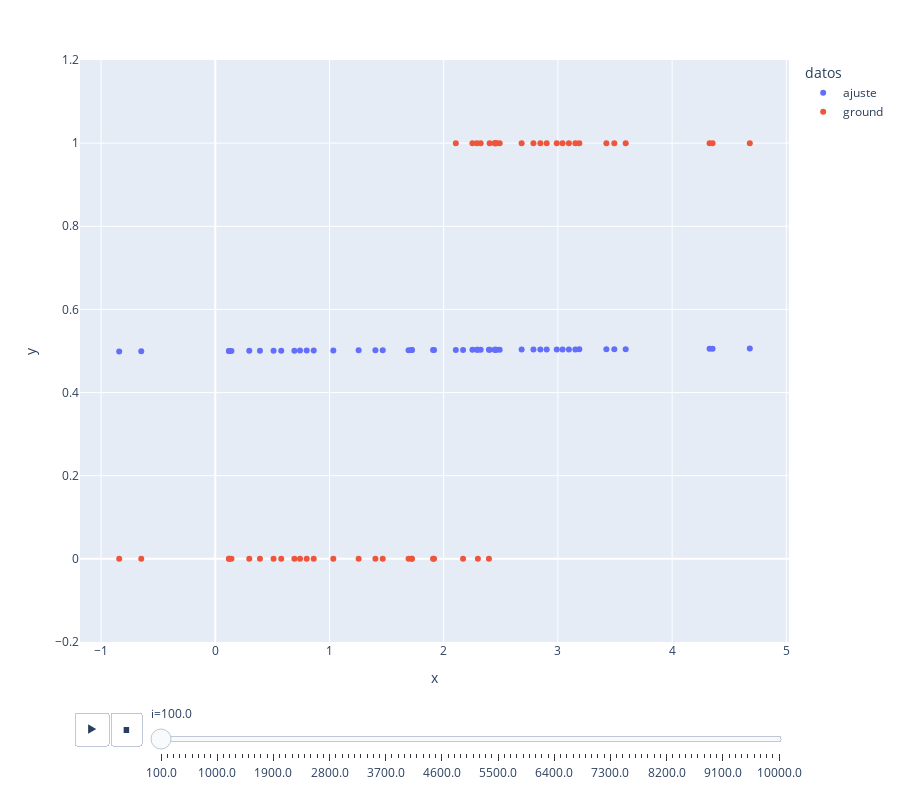

Notebook code cell kept with this figure:
### Code cell
px.scatter(df, x="x", y="y", color='datos', animation_frame="i",range_y=[-0.2,1.2],height=800)

### Figure 1 — Plotly figure (JSON) as saved in the notebook; plotly's stock layout.template omitted (floating-point values rounded to 4 significant figures)
{"data": [{"hoverlabel": {"namelength": 0}, "hovertemplate": "datos=ajuste<br>i=100.0<br>x=%{x}<br>y=%{y}", "legendgroup": "ajuste", "marker": {"color": "#636efa", "symbol": "circle"}, "mode": "markers", "name": "ajuste", "showlegend": true, "type": "scatter", "x": ["4.327841741687896", "0.14162510227506353", "1.7212725764742365", "4.680204109183074", "2.251384452592745", "-0.8412309575042263", "2.989868320864879", "2.289896828732131", "3.152732387733973", "0.12008698614877522", "1.90701555386835", "0.8620574339596514", "2.3238354868010243", "2.9016878195850815", "2.395849411373184", "2.7856895362991874", "1.9157789678716912", "2.682597178515218", "2.40227336499933", "0.5774625981892354", "3.424284373390549", "1.4662521709726577", "3.1875325582536735", "0.8005036996180719", "0.5105948690799397", "2.4904034827445174", "2.2994762909305937", "3.040646203820823", "2.463003095330545", "1.7206847594115295", "2.4530177126605333", "2.846531558110708", "0.29771326566290257", "1.4019954711214946", "2.1696863496359793", "3.0961271619853035", "2.4502618399043206", "1.0337709973724742", "1.692326103459743", "3.4937624877659355", "3.5936353284618683", "2.106151721091778", "2.4466713986197526", "0.11950465822966294", "4.353963680822197", "0.7420662367891939", "-0.6481125675981234", "1.2552312768456788", "0.6927565162652675", "0.39103447928391777"], "xaxis": "x", "y": ["0.5053542662146714", "0.5001752206993333", "0.5021295714415419", "0.5057901600634923", "0.5027854178895043", "0.4989592179108869", "0.5036990425655811", "0.5028330644763113", "0.5039005287985748", "0.5001485734209393", "0.5023593708119218", "0.5010665488045715", "0.5028750525263457", "0.5035899501199652", "0.5029641461987814", "0.5034464424058489", "0.5023702127969943", "0.5033189008288607", "0.5029720937307481", "0.5007144449249974", "0.5042364747418621", "0.5018140612779106", "0.5039435814436974", "0.5009903939210674", "0.5006317153149931", "0.5030811256421883", "0.5028449159489157", "0.5037618622289082", "0.5030472267439832", "0.5021288441986196", "0.5030348731353701", "0.5035217134151497", "0.5003683352631085", "0.5017345629237475", "0.5026843427922552", "0.5038305001478577", "0.5030314636536242", "0.5012789942357264", "0.5020937590685826", "0.5043224278127345", "0.5044459824924183", "0.5026057389942389", "0.5030270216687186", "0.5001478529561432", "0.5053865809421737", "0.50091809447665", "0.4991981460714998", "0.5015529860198246", "0.5008570879411486", "0.5004837935877553"], "yaxis": "y"}, {"hoverlabel": {"namelength": 0}, "hovertemplate": "datos=ground<br>i=100.0<br>x=%{x}<br>y=%{y}", "legendgroup": "ground", "marker": {"color": "#EF553B", "symbol": "circle"}, "mode": "markers", "name": "ground", "showlegend": true, "type": "scatter", "x": ["4.327841741687896", "0.14162510227506353", "1.7212725764742365", "4.680204109183074", "2.251384452592745", "-0.8412309575042263", "2.989868320864879", "2.289896828732131", "3.152732387733973", "0.12008698614877522", "1.90701555386835", "0.8620574339596514", "2.3238354868010243", "2.9016878195850815", "2.395849411373184", "2.7856895362991874", "1.9157789678716912", "2.682597178515218", "2.40227336499933", "0.5774625981892354", "3.424284373390549", "1.4662521709726577", "3.1875325582536735", "0.8005036996180719", "0.5105948690799397", "2.4904034827445174", "2.2994762909305937", "3.040646203820823", "2.463003095330545", "1.7206847594115295", "2.4530177126605333", "2.846531558110708", "0.29771326566290257", "1.4019954711214946", "2.1696863496359793", "3.0961271619853035", "2.4502618399043206", "1.0337709973724742", "1.692326103459743", "3.4937624877659355", "3.5936353284618683", "2.106151721091778", "2.4466713986197526", "0.11950465822966294", "4.353963680822197", "0.7420662367891939", "-0.6481125675981234", "1.2552312768456788", "0.6927565162652675", "0.39103447928391777"], "xaxis": "x", "y": ["1", "0", "0", "1", "1", "0", "1", "1", "1", "0", "0", "0", "1", "1", "0", "1", "0", "1", "1", "0", "1", "0", "1", "0", "0", "1", "0", "1", "1", "0", "1", "1", "0", "0", "0", "1", "1", "0", "0", "1", "1", "1", "1", "0", "1", "0", "0", "0", "0", "0"], "yaxis": "y"}], "layout": {"height": 800, "legend": {"title": {"text": "datos"}, "tracegroupgap": 0}, "margin": {"t": 60}, "sliders": [{"active": 0, "currentvalue": {"prefix": "i="}, "len": 0.9, "pad": {"b": 10, "t": 60}, "steps": [{"args": [["100.0"], {"frame": {"duration": 0, "redraw": false}, "fromcurrent": true, "mode": "immediate", "transition": {"duration": 0, "easing": "linear"}}], "label": "100.0", "method": "animate"}, {"args": [["200.0"], {"frame": {"duration": 0, "redraw": false}, "fromcurrent": true, "mode": "immediate", "transition": {"duration": 0, "easing": "linear"}}], "label": "200.0", "method": "animate"}, {"args": [["300.0"], {"frame": {"duration": 0, "redraw": false}, "fromcurrent": true, "mode": "immediate", "transition": {"duration": 0, "easing": "linear"}}], "label": "300.0", "method": "animate"}, {"args": [["400.0"], {"frame": {"duration": 0, "redraw": false}, "fromcurrent": true, "mode": "immediate", "transition": {"duration": 0, "easing": "linear"}}], "label": "400.0", "method": "animate"}, {"args": [["500.0"], {"frame": {"duration": 0, "redraw": false}, "fromcurrent": true, "mode": "immediate", "transition": {"duration": 0, "easing": "linear"}}], "label": "500.0", "method": "animate"}, {"args": [["600.0"], {"frame": {"duration": 0, "redraw": false}, "fromcurrent": true, "mode": "immediate", "transition": {"duration": 0, "easing": "linear"}}], "label": "600.0", "method": "animate"}, {"args": [["700.0"], {"frame": {"duration": 0, "redraw": false}, "fromcurrent": true, "mode": "immediate", "transition": {"duration": 0, "easing": "linear"}}], "label": "700.0", "method": "animate"}, {"args": [["800.0"], {"frame": {"duration": 0, "redraw": false}, "fromcurrent": true, "mode": "immediate", "transition": {"duration": 0, "easing": "linear"}}], "label": "800.0", "method": "animate"}, {"args": [["900.0"], {"frame": {"duration": 0, "redraw": false}, "fromcurrent": true, "mode": "immediate", "transition": {"duration": 0, "easing": "linear"}}], "label": "900.0", "method": "animate"}, {"args": [["1000.0"], {"frame": {"duration": 0, "redraw": false}, "fromcurrent": true, "mode": "immediate", "transition": {"duration": 0, "easing": "linear"}}], "label": "1000.0", "method": "animate"}, {"args": [["1100.0"], {"frame": {"duration": 0, "redraw": false}, "fromcurrent": true, "mode": "immediate", "transition": {"duration": 0, "easing": "linear"}}], "label": "1100.0", "method": "animate"}, {"args": [["1200.0"], {"frame": {"duration": 0, "redraw": false}, "fromcurrent": true, "mode": "immediate", "transition": {"duration": 0, "easing": "linear"}}], "label": "1200.0", "method": "animate"}, {"args": [["1300.0"], {"frame": {"duration": 0, "redraw": false}, "fromcurrent": true, "mode": "immediate", "transition": {"duration": 0, "easing": "linear"}}], "label": "1300.0", "method": "animate"}, {"args": [["1400.0"], {"frame": {"duration": 0, "redraw": false}, "fromcurrent": true, "mode": "immediate", "transition": {"duration": 0, "easing": "linear"}}], "label": "1400.0", "method": "animate"}, {"args": [["1500.0"], {"frame": {"duration": 0, "redraw": false}, "fromcurrent": true, "mode": "immediate", "transition": {"duration": 0, "easing": "linear"}}], "label": "1500.0", "method": "animate"}, {"args": [["1600.0"], {"frame": {"duration": 0, "redraw": false}, "fromcurrent": true, "mode": "immediate", "transition": {"duration": 0, "easing": "linear"}}], "label": "1600.0", "method": "animate"}, {"args": [["1700.0"], {"frame": {"duration": 0, "redraw": false}, "fromcurrent": true, "mode": "immediate", "transition": {"duration": 0, "easing": "linear"}}], "label": "1700.0", "method": "animate"}, {"args": [["1800.0"], {"frame": {"duration": 0, "redraw": false}, "fromcurrent": true, "mode": "immediate", "transition": {"duration": 0, "easing": "linear"}}], "label": "1800.0", "method": "animate"}, {"args": [["1900.0"], {"frame": {"duration": 0, "redraw": false}, "fromcurrent": true, "mode": "immediate", "transition": {"duration": 0, "easing": "linear"}}], "label": "1900.0", "method": "animate"}, {"args": [["2000.0"], {"frame": {"duration": 0, "redraw": false}, "fromcurrent": true, "mode": "immediate", "transition": {"duration": 0, "easing": "linear"}}], "label": "2000.0", "method": "animate"}, {"args": [["2100.0"], {"frame": {"duration": 0, "redraw": false}, "fromcurrent": true, "mode": "immediate", "transition": {"duration": 0, "easing": "linear"}}], "label": "2100.0", "method": "animate"}, {"args": [["2200.0"], {"frame": {"duration": 0, "redraw": false}, "fromcurrent": true, "mode": "immediate", "transition": {"duration": 0, "easing": "linear"}}], "label": "2200.0", "method": "animate"}, {"args": [["2300.0"], {"frame": {"duration": 0, "redraw": false}, "fromcurrent": true, "mode": "immediate", "transition": {"duration": 0, "easing": "linear"}}], "label": "2300.0", "method": "animate"}, {"args": [["2400.0"], {"frame": {"duration": 0, "redraw": false}, "fromcurrent": true, "mode": "immediate", "transition": {"duration": 0, "easing": "linear"}}], "label": "2400.0", "method": "animate"}, {"args": [["2500.0"], {"frame": {"duration": 0, "redraw": false}, "fromcurrent": true, "mode": "immediate", "transition": {"duration": 0, "easing": "linear"}}], "label": "2500.0", "method": "animate"}, {"args": [["2600.0"], {"frame": {"duration": 0, "redraw": false}, "fromcurrent": true, "mode": "immediate", "transition": {"duration": 0, "easing": "linear"}}], "label": "2600.0", "method": "animate"}, {"args": [["2700.0"], {"frame": {"duration": 0, "redraw": false}, "fromcurrent": true, "mode": "immediate", "transition": {"duration": 0, "easing": "linear"}}], "label": "2700.0", "method": "animate"}, {"args": [["2800.0"], {"frame": {"duration": 0, "redraw": false}, "fromcurrent": true, "mode": "immediate", "transition": {"duration": 0, "easing": "linear"}}], "label": "2800.0", "method": "animate"}, {"args": [["2900.0"], {"frame": {"duration": 0, "redraw": false}, "fromcurrent": true, "mode": "immediate", "transition": {"duration": 0, "easing": "linear"}}], "label": "2900.0", "method": "animate"}, {"args": [["3000.0"], {"frame": {"duration": 0, "redraw": false}, "fromcurrent": true, "mode": "immediate", "transition": {"duration": 0, "easing": "linear"}}], "label": "3000.0", "method": "animate"}, {"args": [["3100.0"], {"frame": {"duration": 0, "redraw": false}, "fromcurrent": true, "mode": "immediate", "transition": {"duration": 0, "easing": "linear"}}], "label": "3100.0", "method": "animate"}, {"args": [["3200.0"], {"frame": {"duration": 0, "redraw": false}, "fromcurrent": true, "mode": "immediate", "transition": {"duration": 0, "easing": "linear"}}], "label": "3200.0", "method": "animate"}, {"args": [["3300.0"], {"frame": {"duration": 0, "redraw": false}, "fromcurrent": true, "mode": "immediate", "transition": {"duration": 0, "easing": "linear"}}], "label": "3300.0", "method": "animate"}, {"args": [["3400.0"], {"frame": {"duration": 0, "redraw": false}, "fromcurrent": true, "mode": "immediate", "transition": {"duration": 0, "easing": "linear"}}], "label": "3400.0", "method": "animate"}, {"args": [["3500.0"], {"frame": {"duration": 0, "redraw": false}, "fromcurrent": true, "mode": "immediate", "transition": {"duration": 0, "easing": "linear"}}], "label": "3500.0", "method": "animate"}, {"args": [["3600.0"], {"frame": {"duration": 0, "redraw": false}, "fromcurrent": true, "mode": "immediate", "transition": {"duration": 0, "easing": "linear"}}], "label": "3600.0", "method": "animate"}, {"args": [["3700.0"], {"frame": {"duration": 0, "redraw": false}, "fromcurrent": true, "mode": "immediate", "transition": {"duration": 0, "easing": "linear"}}], "label": "3700.0", "method": "animate"}, {"args": [["3800.0"], {"frame": {"duration": 0, "redraw": false}, "fromcurrent": true, "mode": "immediate", "transition": {"duration": 0, "easing": "linear"}}], "label": "3800.0", "method": "animate"}, {"args": [["3900.0"], {"frame": {"duration": 0, "redraw": false}, "fromcurrent": true, "mode": "immediate", "transition": {"duration": 0, "easing": "linear"}}], "label": "3900.0", "method": "animate"}, {"args": [["4000.0"], {"frame": {"duration": 0, "redraw": false}, "fromcurrent": true, "mode": "immediate", "transition": {"duration": 0, "easing": "linear"}}], "label": "4000.0", "method": "animate"}, {"args": [["4100.0"], {"frame": {"duration": 0, "redraw": false}, "fromcurrent": true, "mode": "immediate", "transition": {"duration": 0, "easing": "linear"}}], "label": "4100.0", "method": "animate"}, {"args": [["4200.0"], {"frame": {"duration": 0, "redraw": false}, "fromcurrent": true, "mode": "immediate", "transition": {"duration": 0, "easing": "linear"}}], "label": "4200.0", "method": "animate"}, {"args": [["4300.0"], {"frame": {"duration": 0, "redraw": false}, "fromcurrent": true, "mode": "immediate", "transition": {"duration": 0, "easing": "linear"}}], "label": "4300.0", "method": "animate"}, {"args": [["4400.0"], {"frame": {"duration": 0, "redraw": false}, "fromcurrent": true, "mode": "immediate", "transition": {"duration": 0, "easing": "linear"}}], "label": "4400.0", "method": "animate"}, {"args": [["4500.0"], {"frame": {"duration": 0, "redraw": false}, "fromcurrent": true, "mode": "immediate", "transition": {"duration": 0, "easing": "linear"}}], "label": "4500.0", "method": "animate"}, {"args": [["4600.0"], {"frame": {"duration": 0, "redraw": false}, "fromcurrent": true, "mode": "immediate", "transition": {"duration": 0, "easing": "linear"}}], "label": "4600.0", "method": "animate"}, {"args": [["4700.0"], {"frame": {"duration": 0, "redraw": false}, "fromcurrent": true, "mode": "immediate", "transition": {"duration": 0, "easing": "linear"}}], "label": "4700.0", "method": "animate"}, {"args": [["4800.0"], {"frame": {"duration": 0, "redraw": false}, "fromcurrent": true, "mode": "immediate", "transition": {"duration": 0, "easing": "linear"}}], "label": "4800.0", "method": "animate"}, {"args": [["4900.0"], {"frame": {"duration": 0, "redraw": false}, "fromcurrent": true, "mode": "immediate", "transition": {"duration": 0, "easing": "linear"}}], "label": "4900.0", "method": "animate"}, {"args": [["5000.0"], {"frame": {"duration": 0, "redraw": false}, "fromcurrent": true, "mode": "immediate", "transition": {"duration": 0, "easing": "linear"}}], "label": "5000.0", "method": "animate"}, {"args": [["5100.0"], {"frame": {"duration": 0, "redraw": false}, "fromcurrent": true, "mode": "immediate", "transition": {"duration": 0, "easing": "linear"}}], "label": "5100.0", "method": "animate"}, {"args": [["5200.0"], {"frame": {"duration": 0, "redraw": false}, "fromcurrent": true, "mode": "immediate", "transition": {"duration": 0, "easing": "linear"}}], "label": "5200.0", "method": "animate"}, {"args": [["5300.0"], {"frame": {"duration": 0, "redraw": false}, "fromcurrent": true, "mode": "immediate", "transition": {"duration": 0, "easing": "linear"}}], "label": "5300.0", "method": "animate"}, {"args": [["5400.0"], {"frame": {"duration": 0, "redraw": false}, "fromcurrent": true, "mode": "immediate", "transition": {"duration": 0, "easing": "linear"}}], "label": "5400.0", "method": "animate"}, {"args": [["5500.0"], {"frame": {"duration": 0, "redraw": false}, "fromcurrent": true, "mode": "immediate", "transition": {"duration": 0, "easing": "linear"}}], "label": "5500.0", "method": "animate"}, {"args": [["5600.0"], {"frame": {"duration": 0, "redraw": false}, "fromcurrent": true, "mode": "immediate", "transition": {"duration": 0, "easing": "linear"}}], "label": "5600.0", "method": "animate"}, {"args": [["5700.0"], {"frame": {"duration": 0, "redraw": false}, "fromcurrent": true, "mode": "immediate", "transition": {"duration": 0, "easing": "linear"}}], "label": "5700.0", "method": "animate"}, {"args": [["5800.0"], {"frame": {"duration": 0, "redraw": false}, "fromcurrent": true, "mode": "immediate", "transition": {"duration": 0, "easing": "linear"}}], "label": "5800.0", "method": "animate"}, {"args": [["5900.0"], {"frame": {"duration": 0, "redraw": false}, "fromcurrent": true, "mode": "immediate", "transition": {"duration": 0, "easing": "linear"}}], "label": "5900.0", "method": "animate"}, {"args": [["6000.0"], {"frame": {"duration": 0, "redraw": false}, "fromcurrent": true, "mode": "immediate", "transition": {"duration": 0, "easing": "linear"}}], "label": "6000.0", "method": "animate"}, {"args": [["6100.0"], {"frame": {"duration": 0, "redraw": false}, "fromcurrent": true, "mode": "immediate", "transition": {"duration": 0, "easing": "linear"}}], "label": "6100.0", "method": "animate"}, {"args": [["6200.0"], {"frame": {"duration": 0, "redraw": false}, "fromcurrent": true, "mode": "immediate", "transition": {"duration": 0, "easing": "linear"}}], "label": "6200.0", "method": "animate"}, {"args": [["6300.0"], {"frame": {"duration": 0, "redraw": false}, "fromcurrent": true, "mode": "immediate", "transition": {"duration": 0, "easing": "linear"}}], "label": "6300.0", "method": "animate"}, {"args": [["6400.0"], {"frame": {"duration": 0, "redraw": false}, "fromcurrent": true, "mode": "immediate", "transition": {"duration": 0, "easing": "linear"}}], "label": "6400.0", "method": "animate"}, {"args": [["6500.0"], {"frame": {"duration": 0, "redraw": false}, "fromcurrent": true, "mode": "immediate", "transition": {"duration": 0, "easing": "linear"}}], "label": "6500.0", "method": "animate"}, {"args": [["6600.0"], {"frame": {"duration": 0, "redraw": false}, "fromcurrent": true, "mode": "immediate", "transition": {"duration": 0, "easing": "linear"}}], "label": "6600.0", "method": "animate"}, {"args": [["6700.0"], {"frame": {"duration": 0, "redraw": false}, "fromcurrent": true, "mode": "immediate", "transition": {"duration": 0, "easing": "linear"}}], "label": "6700.0", "method": "animate"}, {"args": [["6800.0"], {"frame": {"duration": 0, "redraw": false}, "fromcurrent": true, "mode": "immediate", "transition": {"duration": 0, "easing": "linear"}}], "label": "6800.0", "method": "animate"}, {"args": [["6900.0"], {"frame": {"duration": 0, "redraw": false}, "fromcurrent": true, "mode": "immediate", "transition": {"duration": 0, "easing": "linear"}}], "label": "6900.0", "method": "animate"}, {"args": [["7000.0"], {"frame": {"duration": 0, "redraw": false}, "fromcurrent": true, "mode": "immediate", "transition": {"duration": 0, "easing": "linear"}}], "label": "7000.0", "method": "animate"}, {"args": [["7100.0"], {"frame": {"duration": 0, "redraw": false}, "fromcurrent": true, "mode": "immediate", "transition": {"duration": 0, "easing": "linear"}}], "label": "7100.0", "method": "animate"}, {"args": [["7200.0"], {"frame": {"duration": 0, "redraw": false}, "fromcurrent": true, "mode": "immediate", "transition": {"duration": 0, "easing": "linear"}}], "label": "7200.0", "method": "animate"}, {"args": [["7300.0"], {"frame": {"duration": 0, "redraw": false}, "fromcurrent": true, "mode": "immediate", "transition": {"duration": 0, "easing": "linear"}}], "label": "7300.0", "method": "animate"}, {"args": [["7400.0"], {"frame": {"duration": 0, "redraw": false}, "fromcurrent": true, "mode": "immediate", "transition": {"duration": 0, "easing": "linear"}}], "label": "7400.0", "method": "animate"}, {"args": [["7500.0"], {"frame": {"duration": 0, "redraw": false}, "fromcurrent": true, "mode": "immediate", "transition": {"duration": 0, "easing": "linear"}}], "label": "7500.0", "method": "animate"}, {"args": [["7600.0"], {"frame": {"duration": 0, "redraw": false}, "fromcurrent": true, "mode": "immediate", "transition": {"duration": 0, "easing": "linear"}}], "label": "7600.0", "method": "animate"}, {"args": [["7700.0"], {"frame": {"duration": 0, "redraw": false}, "fromcurrent": true, "mode": "immediate", "transition": {"duration": 0, "easing": "linear"}}], "label": "7700.0", "method": "animate"}, {"args": [["7800.0"], {"frame": {"duration": 0, "redraw": false}, "fromcurrent": true, "mode": "immediate", "transition": {"duration": 0, "easing": "linear"}}], "label": "7800.0", "method": "animate"}, {"args": [["7900.0"], {"frame": {"duration": 0, "redraw": false}, "fromcurrent": true, "mode": "immediate", "transition": {"duration": 0, "easing": "linear"}}], "label": "7900.0", "method": "animate"}, {"args": [["8000.0"], {"frame": {"duration": 0, "redraw": false}, "fromcurrent": true, "mode": "immediate", "transition": {"duration": 0, "easing": "linear"}}], "label": "8000.0", "method": "animate"}, {"args": [["8100.0"], {"frame": {"duration": 0, "redraw": false}, "fromcurrent": true, "mode": "immediate", "transition": {"duration": 0, "easing": "linear"}}], "label": "8100.0", "method": "animate"}, {"args": [["8200.0"], {"frame": {"duration": 0, "redraw": false}, "fromcurrent": true, "mode": "immediate", "transition": {"duration": 0, "easing": "linear"}}], "label": "8200.0", "method": "animate"}, {"args": [["8300.0"], {"frame": {"duration": 0, "redraw": false}, "fromcurrent": true, "mode": "immediate", "transition": {"duration": 0, "easing": "linear"}}], "label": "8300.0", "method": "animate"}, {"args": [["8400.0"], {"frame": {"duration": 0, "redraw": false}, "fromcurrent": true, "mode": "immediate", "transition": {"duration": 0, "easing": "linear"}}], "label": "8400.0", "method": "animate"}, {"args": [["8500.0"], {"frame": {"duration": 0, "redraw": false}, "fromcurrent": true, "mode": "immediate", "transition": {"duration": 0, "easing": "linear"}}], "label": "8500.0", "method": "animate"}, {"args": [["8600.0"], {"frame": {"duration": 0, "redraw": false}, "fromcurrent": true, "mode": "immediate", "transition": {"duration": 0, "easing": "linear"}}], "label": "8600.0", "method": "animate"}, {"args": [["8700.0"], {"frame": {"duration": 0, "redraw": false}, "fromcurrent": true, "mode": "immediate", "transition": {"duration": 0, "easing": "linear"}}], "label": "8700.0", "method": "animate"}, {"args": [["8800.0"], {"frame": {"duration": 0, "redraw": false}, "fromcurrent": true, "mode": "immediate", "transition": {"duration": 0, "easing": "linear"}}], "label": "8800.0", "method": "animate"}, {"args": [["8900.0"], {"frame": {"duration": 0, "redraw": false}, "fromcurrent": true, "mode": "immediate", "transition": {"duration": 0, "easing": "linear"}}], "label": "8900.0", "method": "animate"}, {"args": [["9000.0"], {"frame": {"duration": 0, "redraw": false}, "fromcurrent": true, "mode": "immediate", "transition": {"duration": 0, "easing": "linear"}}], "label": "9000.0", "method": "animate"}, {"args": [["9100.0"], {"frame": {"duration": 0, "redraw": false}, "fromcurrent": true, "mode": "immediate", "transition": {"duration": 0, "easing": "linear"}}], "label": "9100.0", "method": "animate"}, {"args": [["9200.0"], {"frame": {"duration": 0, "redraw": false}, "fromcurrent": true, "mode": "immediate", "transition": {"duration": 0, "easing": "linear"}}], "label": "9200.0", "method": "animate"}, {"args": [["9300.0"], {"frame": {"duration": 0, "redraw": false}, "fromcurrent": true, "mode": "immediate", "transition": {"duration": 0, "easing": "linear"}}], "label": "9300.0", "method": "animate"}, {"args": [["9400.0"], {"frame": {"duration": 0, "redraw": false}, "fromcurrent": true, "mode": "immediate", "transition": {"duration": 0, "easing": "linear"}}], "label": "9400.0", "method": "animate"}, {"args": [["9500.0"], {"frame": {"duration": 0, "redraw": false}, "fromcurrent": true, "mode": "immediate", "transition": {"duration": 0, "easing": "linear"}}], "label": "9500.0", "method": "animate"}, {"args": [["9600.0"], {"frame": {"duration": 0, "redraw": false}, "fromcurrent": true, "mode": "immediate", "transition": {"duration": 0, "easing": "linear"}}], "label": "9600.0", "method": "animate"}, {"args": [["9700.0"], {"frame": {"duration": 0, "redraw": false}, "fromcurrent": true, "mode": "immediate", "transition": {"duration": 0, "easing": "linear"}}], "label": "9700.0", "method": "animate"}, {"args": [["9800.0"], {"frame": {"duration": 0, "redraw": false}, "fromcurrent": true, "mode": "immediate", "transition": {"duration": 0, "easing": "linear"}}], "label": "9800.0", "method": "animate"}, {"args": [["9900.0"], {"frame": {"duration": 0, "redraw": false}, "fromcurrent": true, "mode": "immediate", "transition": {"duration": 0, "easing": "linear"}}], "label": "9900.0", "method": "animate"}, {"args": [["10000.0"], {"frame": {"duration": 0, "redraw": false}, "fromcurrent": true, "mode": "immediate", "transition": {"duration": 0, "easing": "linear"}}], "label": "10000.0", "method": "animate"}], "x": 0.1, "xanchor": "left", "y": 0, "yanchor": "top"}], "updatemenus": [{"buttons": [{"args": [null, {"frame": {"duration": 500, "redraw": false}, "fromcurrent": true, "mode": "immediate", "transition": {"duration": 500, "easing": "linear"}}], "label": "&#9654;", "method": "animate"}, {"args": [[null], {"frame": {"duration": 0, "redraw": false}, "fromcurrent": true, "mode": "immediate", "transition": {"duration": 0, "easing": "linear"}}], "label": "&#9724;", "method": "animate"}], "direction": "left", "pad": {"r": 10, "t": 70}, "showactive": false, "type": "buttons", "x": 0.1, "xanchor": "right", "y": 0, "yanchor": "top"}], "xaxis": {"anchor": "y", "domain": [0, 1], "title": {"text": "x"}}, "yaxis": {"anchor": "x", "domain": [0, 1], "range": [-0.2, 1.2], "title": {"text": "y"}}}}
